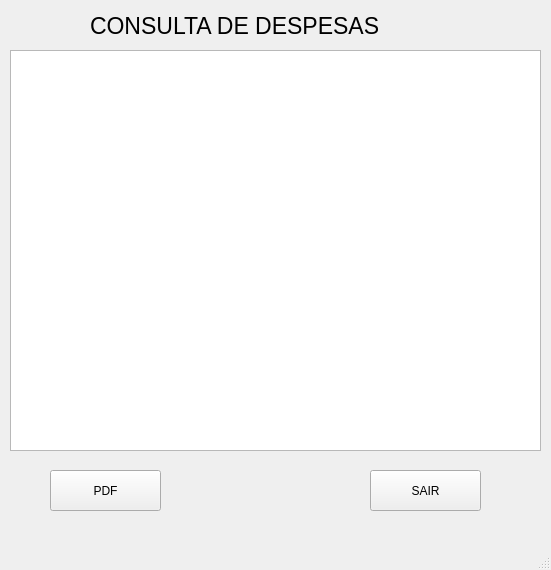
<?xml version="1.0" encoding="UTF-8"?>
<ui version="4.0">
 <class>MainWindow</class>
 <widget class="QMainWindow" name="MainWindow">
  <property name="geometry">
   <rect>
    <x>0</x>
    <y>0</y>
    <width>551</width>
    <height>570</height>
   </rect>
  </property>
  <property name="windowTitle">
   <string>MainWindow</string>
  </property>
  <widget class="QWidget" name="centralwidget">
   <widget class="QLabel" name="label">
    <property name="geometry">
     <rect>
      <x>90</x>
      <y>0</y>
      <width>381</width>
      <height>51</height>
     </rect>
    </property>
    <property name="font">
     <font>
      <family>MS Sans Serif</family>
      <pointsize>17</pointsize>
     </font>
    </property>
    <property name="text">
     <string>CONSULTA DE DESPESAS</string>
    </property>
   </widget>
   <widget class="QTableWidget" name="tableWidget">
    <property name="geometry">
     <rect>
      <x>10</x>
      <y>50</y>
      <width>531</width>
      <height>401</height>
     </rect>
    </property>
   </widget>
   <widget class="QPushButton" name="pushButton">
    <property name="geometry">
     <rect>
      <x>370</x>
      <y>470</y>
      <width>111</width>
      <height>41</height>
     </rect>
    </property>
    <property name="text">
     <string>SAIR</string>
    </property>
   </widget>
   <widget class="QPushButton" name="pushButton_2">
    <property name="geometry">
     <rect>
      <x>50</x>
      <y>470</y>
      <width>111</width>
      <height>41</height>
     </rect>
    </property>
    <property name="text">
     <string>PDF</string>
    </property>
   </widget>
  </widget>
  <widget class="QMenuBar" name="menubar">
   <property name="geometry">
    <rect>
     <x>0</x>
     <y>0</y>
     <width>551</width>
     <height>21</height>
    </rect>
   </property>
  </widget>
  <widget class="QStatusBar" name="statusbar"/>
 </widget>
 <resources/>
 <connections/>
</ui>
